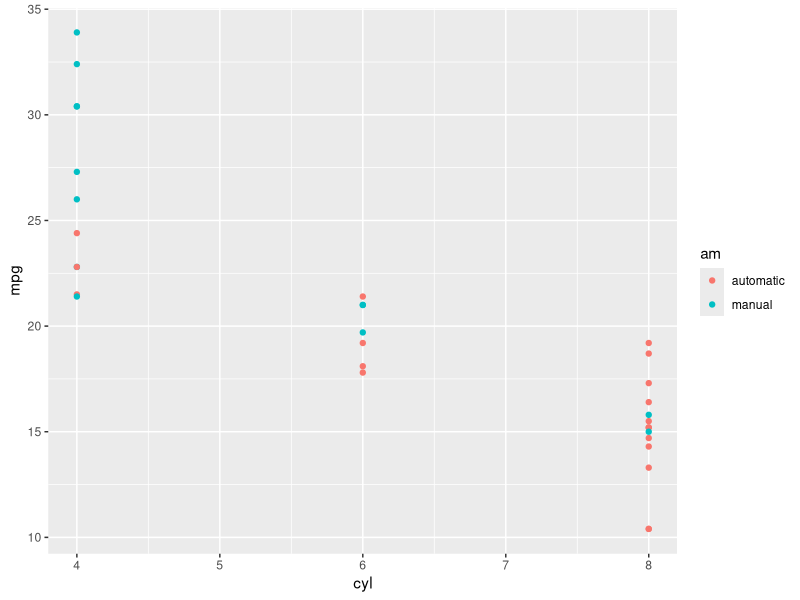
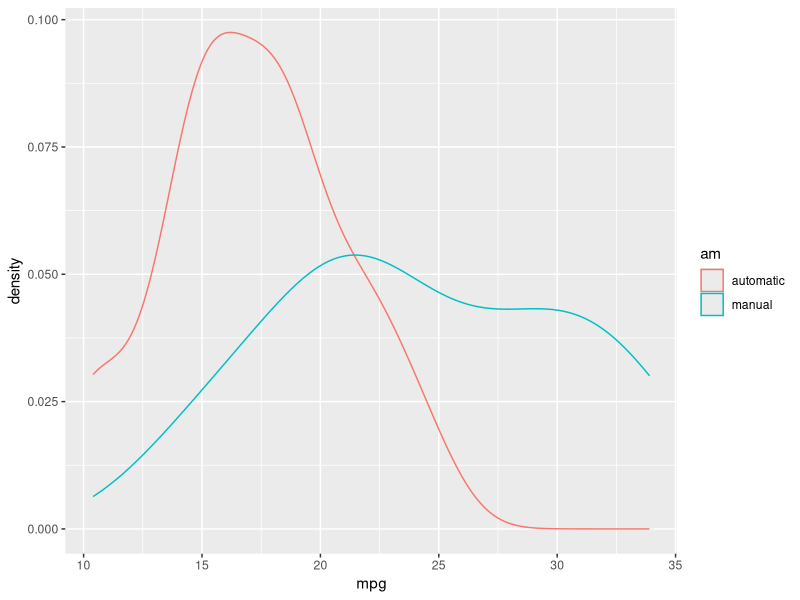
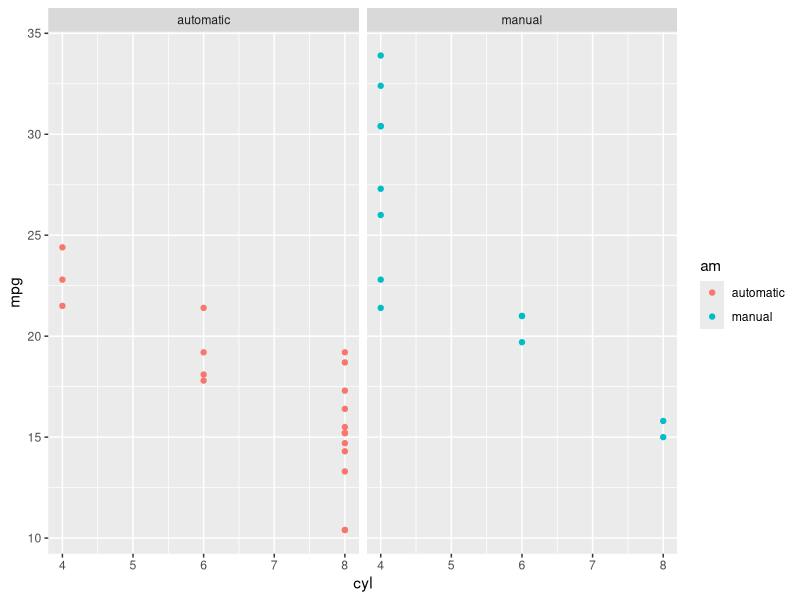
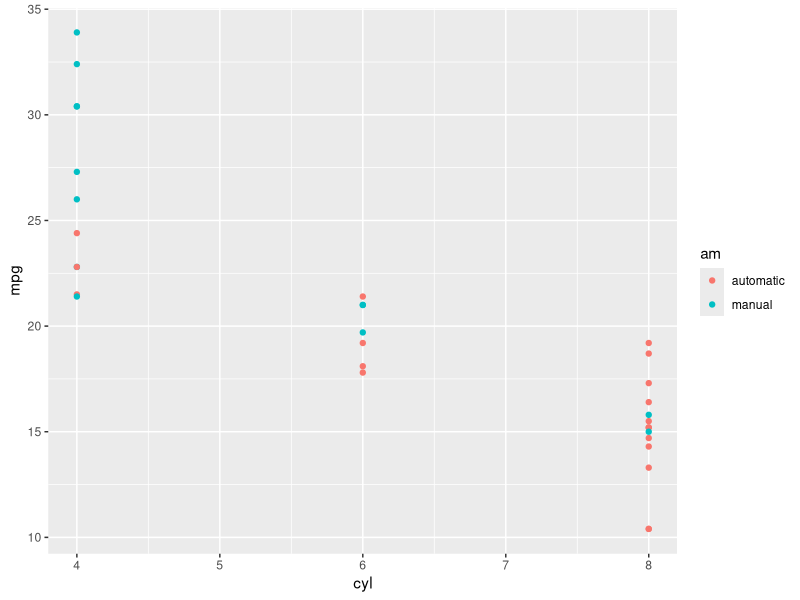

Source code (R) for these figures, in order:
library(ggplot2)
library(lattice)

data(mtcars)
data <- mtcars
data$am[data$am == 0] <- "automatic"
data$am[data$am == 1] <- "manual"
auto <- data[data$am == "automatic",]
manual <- data[data$am == "manual",]
data$ev2 <- data$hp * data$cyl * data$wt / data$disp
data$ev <- data$hp * data$cyl * data$wt


qplot(cyl, mpg, data=data, col= am)
ggplot(data, aes(x=mpg, color=am)) + geom_density()
qplot(cyl, mpg, data=data, col= am, facets = ~ am)
qplot(cyl, mpg, data=data, col=am)